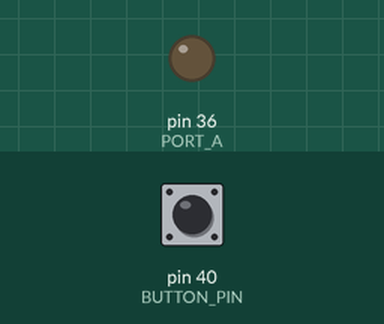
Bench run of a program on a simulated Raspberry Pi (header pin numbers). Parts: output pins drawn as LEDs (lit = HIGH). The test bench sets the inputs (shaded band); at power-on: pin 40 (BUTTON_PIN) HIGH.

Above: at 1.2 s.
1.3 s: pin 40 (BUTTON_PIN) pulled LOW for 0.15 s
At 1.7 s:
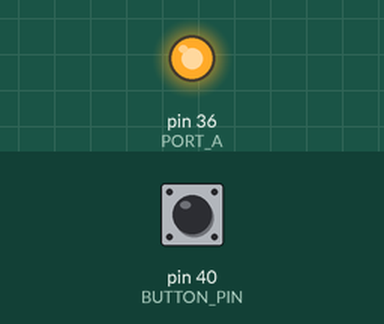
4.4 s: pin 40 (BUTTON_PIN) pulled LOW for 1 s
At 6.8 s:
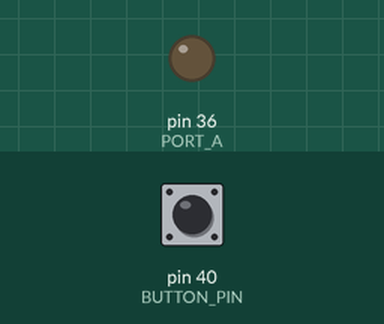
7.9 s: pin 40 (BUTTON_PIN) pulled LOW for 3.2 s
At 9.2 s:
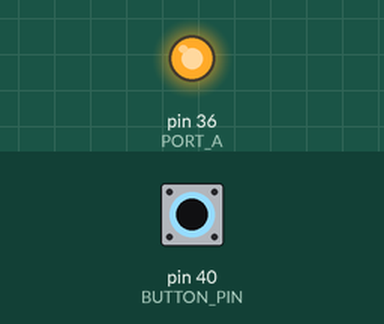
Timing chart, 0 to 13.4 s (numbered marks = the images above; inputs shaded):
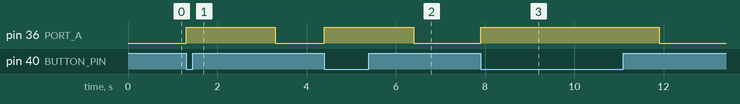

The program:

gpio-example.py
```python
#!/usr/bin/python

import RPi.GPIO as GPIO # Gpio library
from time import sleep # Time library required for sleep() method

PORT_A = 36 # 36 - number of gpio pin (see gpio-datasheet.jpg)
BUTTON_PIN = 40 # 40 - number of gpio pin (see gpio-datasheet.jpg)

# Initialization for gpio library
GPIO.setwarnings(False)
GPIO.setmode(GPIO.BOARD)

# Initialization for gpio inputs
GPIO.setup(PORT_A, GPIO.OUT)
GPIO.setup(BUTTON_PIN, GPIO.IN, pull_up_down=GPIO.PUD_UP)

# Setting default values for pins
GPIO.output(PORT_A, 0)

# Main loop
while True:
    inp = GPIO.input(BUTTON_PIN) # If button pressed this parameter = 0

    # If button pressed run this code
    if inp == 0:
        GPIO.output(PORT_A, 1) # Start signal for pin #36
        sleep(2) # Wait wor 2 seconds
        GPIO.output(PORT_A, 0) # Stop signal for pin #36
```

Measured:
- after the input at 1.3 s, pin 36 (PORT_A): LOW → HIGH at once, → LOW 2.0 s later
- after the input at 4.4 s, pin 36 (PORT_A): LOW → HIGH at once, → LOW 2.0 s later
- after the input at 7.9 s, pin 36 (PORT_A): LOW → HIGH at once, → LOW 4.0 s later
